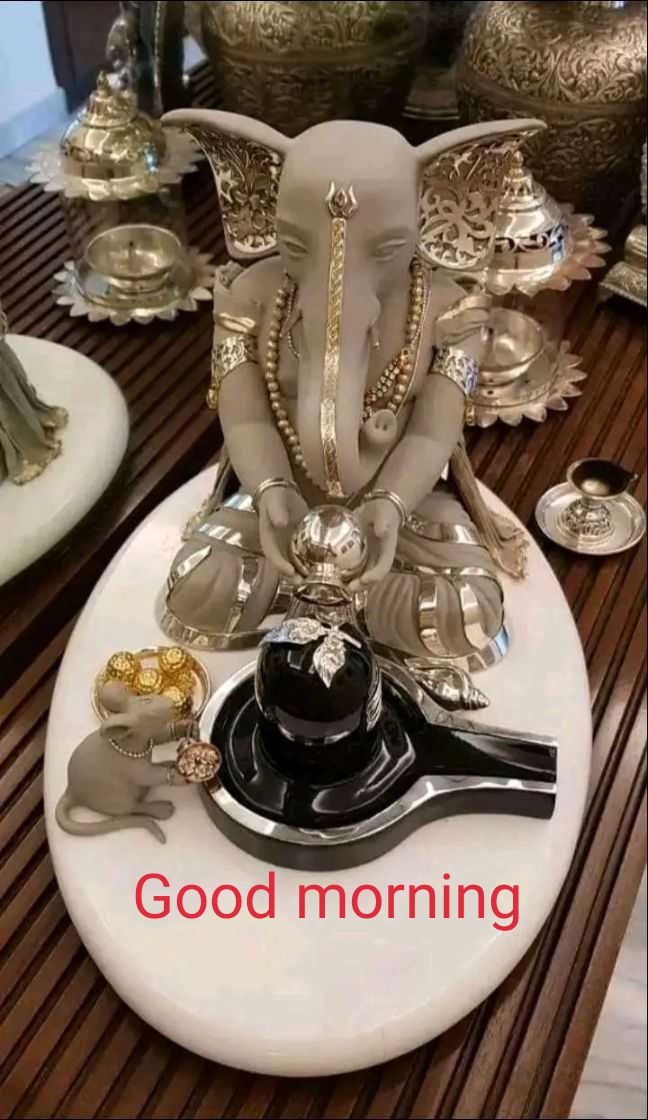
#> input picture ghostty/AvastCleanup/AvastCleanup/OriginalPictures/IMG-20200429-WA0000.jpg, 648 x 1120 px
$ python artcolor.py ../../../../ghostty/AvastCleanup/AvastCleanup/OriginalPictures/IMG-20200429-WA0000.jpg
#> lines starting #> are read from the running program, lines starting #| are printed output that depends on the picture
#!/usr/bin/env python3
"""Album-art accent colour for the Media tab.

    artcolor.py <artUrl>   ->  {"path": "...", "accent": "#rrggbb", "glow": "..."}

MPRIS art comes as file:// (local players) or https:// (a browser tab), so the
image is fetched into a cache keyed by URL and reused -- both for the colour and
as the source for the blurred backdrop, which is why `path` is returned.

The accent has to survive being drawn on a near-black panel, so the dominant
colour is chosen for *chroma* rather than area: cover art is mostly dark or
mostly grey, and a plain "most common pixel" picks that background every time.
"""
import colorsys
import hashlib
import json
import os
import subprocess
import sys
import urllib.parse

from PIL import Image

CACHE = os.path.expanduser("~/.cache/quickshell-topbar/art")
FALLBACK = {"path": "", "accent": "#e4e4e7", "glow": "#3f3f46"}


def fetch(url):
    """Return a local path for `url`, downloading it once if it is remote."""
    if not url:
        return ""
    if url.startswith("file://"):
        p = urllib.parse.unquote(urllib.parse.urlparse(url).path)
        return p if os.path.exists(p) else ""
    if os.path.exists(url):
        return url
    if not url.startswith(("http://", "https://")):
        return ""

    os.makedirs(CACHE, exist_ok=True)
    dest = os.path.join(CACHE, hashlib.sha1(url.encode()).hexdigest()[:16])
    if os.path.exists(dest) and os.path.getsize(dest) > 0:
        return dest
    try:
        subprocess.run(["curl", "-fsSL", "--max-time", "8", "-o", dest, url],
                       capture_output=True, timeout=12)
    except (OSError, subprocess.SubprocessError):
        return ""
    return dest if os.path.exists(dest) and os.path.getsize(dest) > 0 else ""


def accent_of(path):
    """Pick a saturated, mid-bright colour, then normalise it for a dark panel."""
    with Image.open(path) as im:
#> im is the input picture: PIL image 648x1120 RGB; mean R, G, B 121.8, 103.9, 88.6
        im = im.convert("RGB")
        im.thumbnail((64, 64))
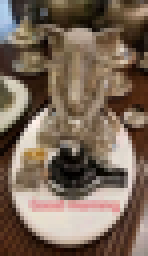
#> im: PIL image 37x64 RGB (shown 4 times larger); mean R, G, B 121.9, 103.9, 88.6
        # Quantising first keeps this to a handful of candidate colours instead
        # of averaging everything into mud.
        pal = im.quantize(colors=8, method=Image.Quantize.MEDIANCUT).convert("RGB")
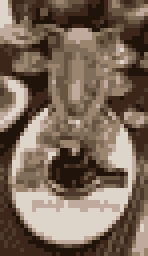
#> pal: PIL image 37x64 RGB (shown 4 times larger); mean R, G, B 122, 104.1, 88.9
        counts = pal.getcolors(64 * 64) or []
#> counts = [(253, (77, 57, 43)), (308, (104, 85, 66)), (333, (221, 212, 202)), (262, (32, 19, 10)), (294, (128, 110, 90)), (245, (191, 170, 157)), (348, (59, 38, 25)), (325, (155, 133, 110))]

    best, best_score = None, -1.0
    total = sum(c for c, _ in counts) or 1
#> total = 2368
    for count, rgb in counts:
        r, g, b = (v / 255.0 for v in rgb)
        h, l, s = colorsys.rgb_to_hls(r, g, b)
        # Reject near-black and near-white: they carry no hue to theme with.
        if l < 0.12 or l > 0.92:
            continue
        share = count / total
        # Chroma dominates, area only breaks ties -- see module docstring.
        score = (s ** 1.5) * 3.0 + share
        if score > best_score:
            best, best_score = (h, l, s), score
#> this loop made 8 passes
#> (count, rgb, r, g, b, h, l, s) on passes 1, 7: (253, (77, 57, 43), 0.302, 0.224, 0.169, 0.0686, 0.235, 0.283), (348, (59, 38, 25), 0.231, 0.149, 0.098, 0.0637, 0.165, 0.405)
#> (count, rgb, r, g, b, h, l, s) on passes 2, 3, 5, 6, 8: (308, (104, 85, 66), 0.408, 0.333, 0.259, 0.0833, 0.333, 0.224), (333, (221, 212, 202), 0.867, 0.831, 0.792, 0.0877, 0.829, 0.218), (294, (128, 110, 90), 0.502, 0.431, 0.353, 0.0877, 0.427, 0.174), (245, (191, 170, 157), 0.749, 0.667, 0.616, 0.0637, 0.682, 0.21), (325, (155, 133, 110), 0.608, 0.522, 0.431, 0.0852, 0.52, 0.184)
#> after the loop, best_score = 0.919

    if best is None:
        return FALLBACK["accent"], FALLBACK["glow"]

    h, l, s = best
#> h = 0.0637; l = 0.165; s = 0.405
    # Force it into a band that stays legible on #101014 without glowing neon.
    accent = colorsys.hls_to_rgb(h, min(max(l, 0.58), 0.72), min(max(s, 0.45), 0.85))
#> accent = (0.769, 0.536, 0.391)
    glow = colorsys.hls_to_rgb(h, 0.28, min(max(s, 0.35), 0.7))
#> glow = (0.393, 0.253, 0.167)
    to_hex = lambda c: "#%02x%02x%02x" % tuple(int(round(v * 255)) for v in c)
    return to_hex(accent), to_hex(glow)


def main():
    url = sys.argv[1] if len(sys.argv) > 1 else ""
    path = fetch(url)
    if not path:
        print(json.dumps(FALLBACK))
        return 0
    try:
        accent, glow = accent_of(path)
#> accent = '#c48964'; glow = '#64412a'
    except Exception:
        # A truncated download or an unsupported format must not blank the tab.
        accent, glow = FALLBACK["accent"], FALLBACK["glow"]
    print(json.dumps({"path": path, "accent": accent, "glow": glow}))
#| {"path": "../../../../ghostty/AvastCleanup/AvastCleanup/OriginalPictures/IMG-20200429-WA0000.jpg", "accent": "#c48964", "glow": "#64412a"}
    return 0


if __name__ == "__main__":
    sys.exit(main())
#> (the program exits here)

$ run again, on ghostty/AvastCleanup/AvastCleanup/OriginalPictures/IMG-20200429-WA0005.jpg
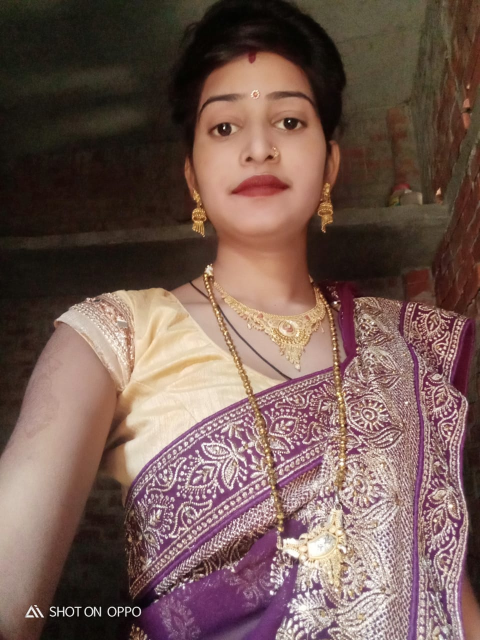
#> input picture ghostty/AvastCleanup/AvastCleanup/OriginalPictures/IMG-20200429-WA0005.jpg, 960 x 1280 px (shown at 1/2 size)
#> in accent_of, im is the input picture: PIL image 960x1280 RGB; mean R, G, B 115.4, 90.1, 82.8
#> in accent_of, `im.thumbnail((64, 64))`:
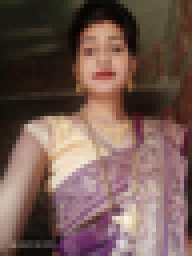
#> im: PIL image 48x64 RGB (shown 4 times larger); mean R, G, B 115.4, 90.1, 82.8
#> in accent_of, `pal = im.quantize(colors=8, method=Image.Quantize.MEDIANCUT).convert("..`:
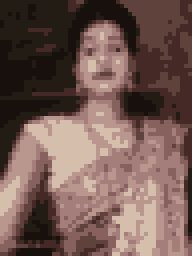
#> pal: PIL image 48x64 RGB (shown 4 times larger); mean R, G, B 114.5, 89, 82.2
#> counts = [(331, (213, 190, 171)), (439, (164, 126, 123)), (469, (35, 28, 21)), (446, (185, 151, 142)), (348, (24, 16, 12)), (366, (69, 41, 38)), (356, (95, 66, 59)), (317, (135, 97, 94))]
#> total = 3072
#> the loop in accent_of, `for count, rgb in counts:` made 8 passes
#> (count, rgb, r, g, b, h, l, s) on pass 1: (331, (213, 190, 171), 0.835, 0.745, 0.671, 0.0754, 0.753, 0.333)
#> after the loop in accent_of, `for count, rgb in counts:`: best_score = 0.685
#> in accent_of, `h, l, s = best`: h = 0.0754; l = 0.753; s = 0.333
#> in accent_of, `accent = colorsys.hls_to_rgb(h, min(max(l, 0.58), 0.72), min(max(s, 0...`: accent = (0.846, 0.708, 0.594)
#> in accent_of, `glow = colorsys.hls_to_rgb(h, 0.28, min(max(s, 0.35), 0.7))`: glow = (0.378, 0.271, 0.182)
#> in main, `accent, glow = accent_of(path)`: accent = '#d8b597'; glow = '#60452e'
#| {"path": "../../../../ghostty/AvastCleanup/AvastCleanup/OriginalPictures/IMG-20200429-WA0005.jpg", "accent": "#d8b597", "glow": "#60452e"}

$ run again, on ghostty/AvastCleanup/AvastCleanup/OriginalPictures/IMG-20200429-WA0006.jpg
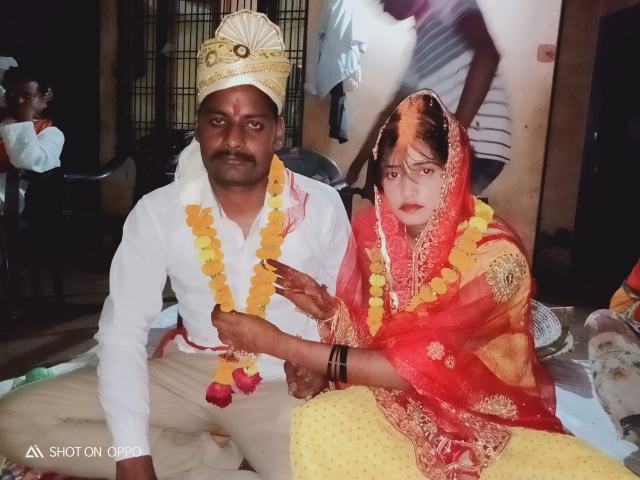
#> input picture ghostty/AvastCleanup/AvastCleanup/OriginalPictures/IMG-20200429-WA0006.jpg, 1280 x 960 px (shown at 1/2 size)
#> in accent_of, im is the input picture: PIL image 1280x960 RGB; mean R, G, B 129.7, 99.5, 91.2
#> in accent_of, `im.thumbnail((64, 64))`:
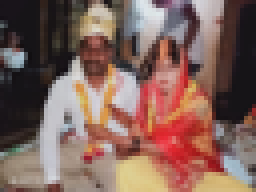
#> im: PIL image 64x48 RGB (shown 4 times larger); mean R, G, B 129.6, 99.5, 91.2
#> in accent_of, `pal = im.quantize(colors=8, method=Image.Quantize.MEDIANCUT).convert("..`:
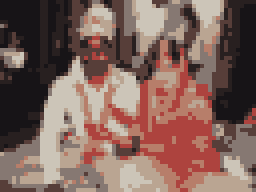
#> pal: PIL image 64x48 RGB (shown 4 times larger); mean R, G, B 127.6, 99.2, 91.2
#> counts = [(336, (183, 126, 106)), (386, (87, 62, 57)), (398, (134, 120, 114)), (481, (23, 20, 23)), (398, (204, 197, 184)), (422, (186, 165, 146)), (352, (173, 67, 62)), (299, (40, 32, 32))]
#> total = 3072
#> the loop in accent_of, `for count, rgb in counts:` made 8 passes
#> (count, rgb, r, g, b, h, l, s) on passes 1, 7: (336, (183, 126, 106), 0.718, 0.494, 0.416, 0.0433, 0.567, 0.348), (352, (173, 67, 62), 0.678, 0.263, 0.243, 0.00751, 0.461, 0.472)
#> after the loop in accent_of, `for count, rgb in counts:`: best_score = 1.09
#> in accent_of, `h, l, s = best`: h = 0.00751; l = 0.461; s = 0.472
#> in accent_of, `accent = colorsys.hls_to_rgb(h, min(max(l, 0.58), 0.72), min(max(s, 0...`: accent = (0.778, 0.399, 0.382)
#> in accent_of, `glow = colorsys.hls_to_rgb(h, 0.28, min(max(s, 0.35), 0.7))`: glow = (0.412, 0.16, 0.148)
#> in main, `accent, glow = accent_of(path)`: accent = '#c66661'; glow = '#692926'
#| {"path": "../../../../ghostty/AvastCleanup/AvastCleanup/OriginalPictures/IMG-20200429-WA0006.jpg", "accent": "#c66661", "glow": "#692926"}

$ run again, on ghostty/AvastCleanup/AvastCleanup/OriginalPictures/IMG-20200429-WA0007.jpg
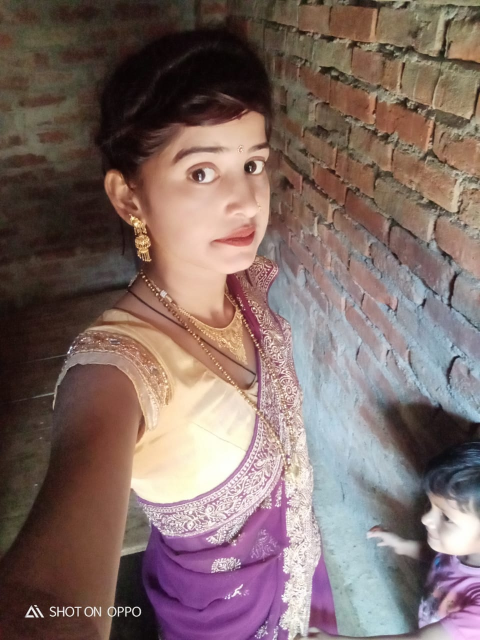
#> input picture ghostty/AvastCleanup/AvastCleanup/OriginalPictures/IMG-20200429-WA0007.jpg, 960 x 1280 px (shown at 1/2 size)
#> in accent_of, im is the input picture: PIL image 960x1280 RGB; mean R, G, B 127.1, 106.6, 102.2
#> in accent_of, `im.thumbnail((64, 64))`:
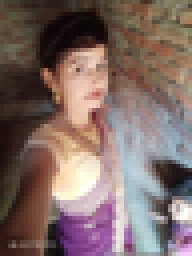
#> im: PIL image 48x64 RGB (shown 4 times larger); mean R, G, B 127.1, 106.6, 102.2
#> in accent_of, `pal = im.quantize(colors=8, method=Image.Quantize.MEDIANCUT).convert("..`:
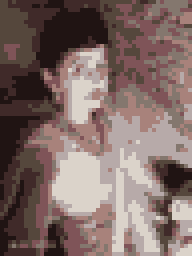
#> pal: PIL image 48x64 RGB (shown 4 times larger); mean R, G, B 126.8, 106.3, 102.1
#> counts = [(308, (132, 119, 110)), (405, (127, 84, 88)), (382, (32, 20, 19)), (369, (219, 211, 202)), (456, (183, 170, 169)), (371, (64, 42, 41)), (411, (85, 71, 60)), (370, (168, 130, 123))]
#> total = 3072
#> the loop in accent_of, `for count, rgb in counts:` made 8 passes
#> (count, rgb, r, g, b, h, l, s) on passes 1, 2, 6: (308, (132, 119, 110), 0.518, 0.467, 0.431, 0.0682, 0.475, 0.0909), (405, (127, 84, 88), 0.498, 0.329, 0.345, 0.984, 0.414, 0.204), (371, (64, 42, 41), 0.251, 0.165, 0.161, 0.00725, 0.206, 0.219)
#> after the loop in accent_of, `for count, rgb in counts:`: best_score = 0.428
#> in accent_of, `h, l, s = best`: h = 0.00725; l = 0.206; s = 0.219
#> in accent_of, `accent = colorsys.hls_to_rgb(h, min(max(l, 0.58), 0.72), min(max(s, 0...`: accent = (0.769, 0.407, 0.391)
#> in accent_of, `glow = colorsys.hls_to_rgb(h, 0.28, min(max(s, 0.35), 0.7))`: glow = (0.378, 0.191, 0.182)
#> in main, `accent, glow = accent_of(path)`: accent = '#c46864'; glow = '#60312e'
#| {"path": "../../../../ghostty/AvastCleanup/AvastCleanup/OriginalPictures/IMG-20200429-WA0007.jpg", "accent": "#c46864", "glow": "#60312e"}
